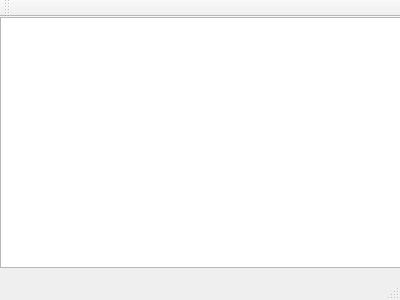
<?xml version="1.0" encoding="UTF-8"?>
<ui version="4.0">
 <class>MainWindow</class>
 <widget class="QMainWindow" name="MainWindow">
  <property name="geometry">
   <rect>
    <x>0</x>
    <y>0</y>
    <width>400</width>
    <height>300</height>
   </rect>
  </property>
  <property name="minimumSize">
   <size>
    <width>400</width>
    <height>300</height>
   </size>
  </property>
  <property name="maximumSize">
   <size>
    <width>400</width>
    <height>300</height>
   </size>
  </property>
  <property name="windowTitle">
   <string>MainWindow</string>
  </property>
  <widget class="QWidget" name="centralWidget">
   <widget class="QListView" name="listView">
    <property name="geometry">
     <rect>
      <x>0</x>
      <y>0</y>
      <width>401</width>
      <height>251</height>
     </rect>
    </property>
   </widget>
  </widget>
  <widget class="QMenuBar" name="menuBar">
   <property name="geometry">
    <rect>
     <x>0</x>
     <y>0</y>
     <width>400</width>
     <height>21</height>
    </rect>
   </property>
  </widget>
  <widget class="QToolBar" name="mainToolBar">
   <attribute name="toolBarArea">
    <enum>TopToolBarArea</enum>
   </attribute>
   <attribute name="toolBarBreak">
    <bool>false</bool>
   </attribute>
  </widget>
  <widget class="QStatusBar" name="statusBar"/>
 </widget>
 <layoutdefault spacing="6" margin="11"/>
 <resources/>
 <connections/>
</ui>
